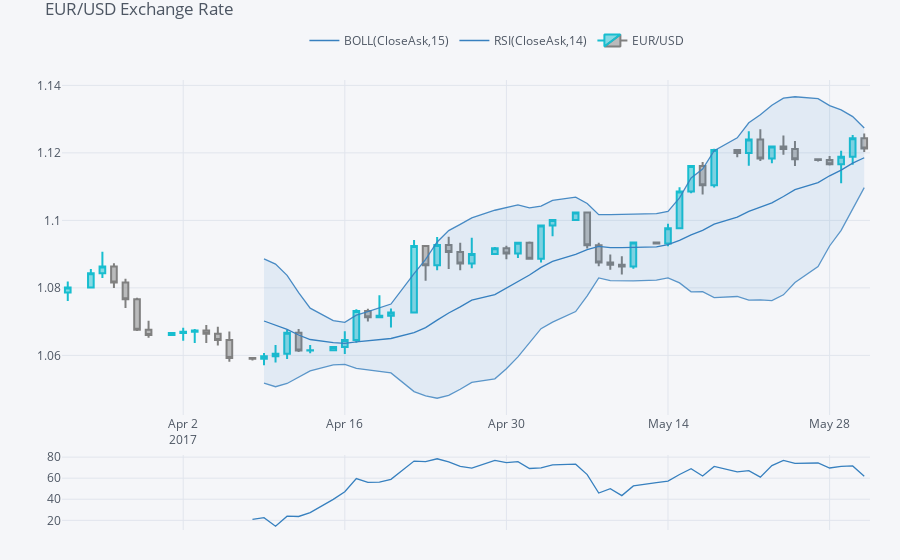

Write notebook code for a chart like this one.
### Code cell
plyo.iplot(qf.iplot(asFigure=True),filename='qf_03')
